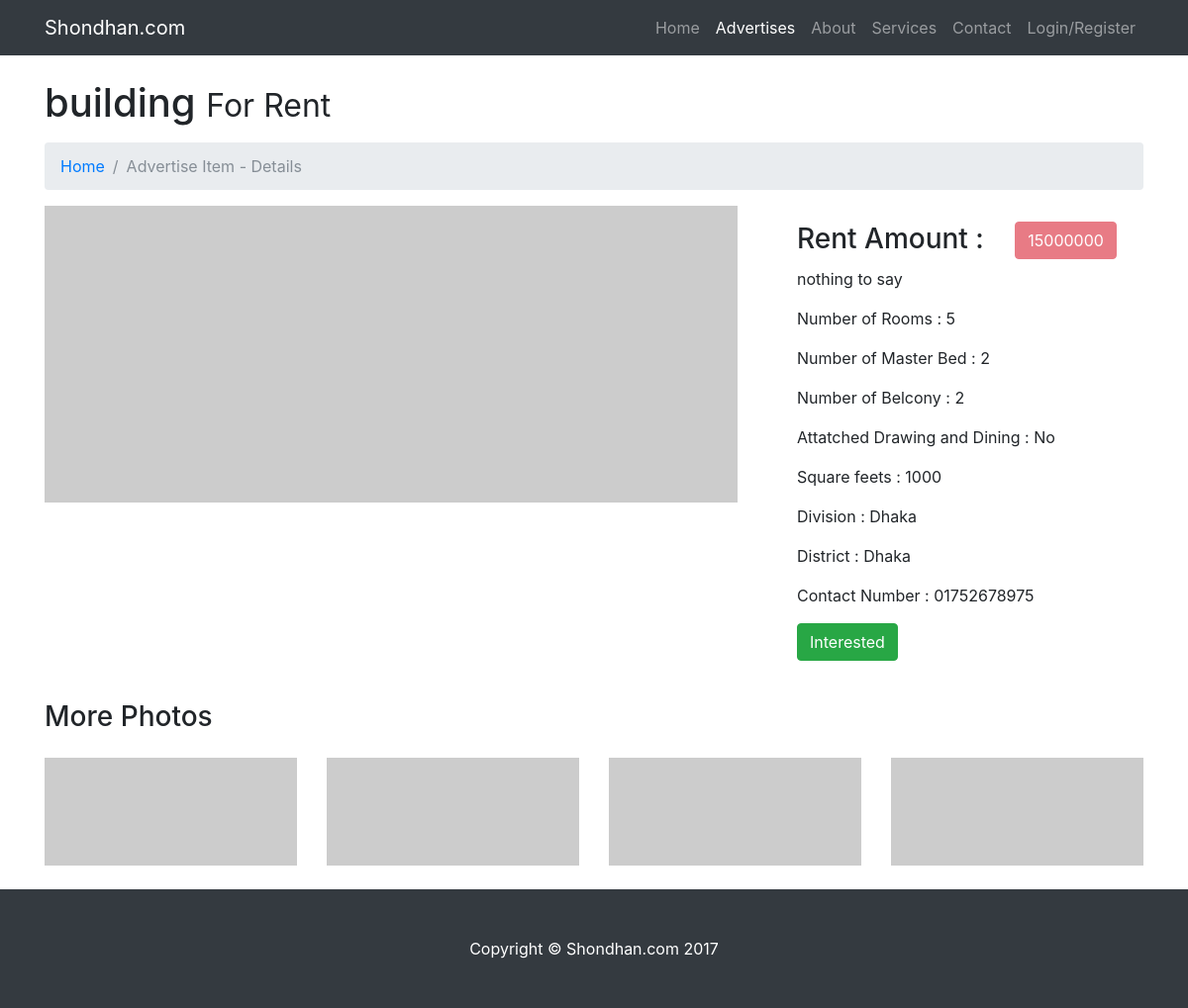
Page /portfolio-item.php?aid=6 on the committed database.
### tables this page shows
CREATE TABLE `advertises` (
  `aid` int(10) NOT NULL,
  `addOwner` varchar(20) NOT NULL,
  `addOwnerID` int(10) NOT NULL,
  `addFor` varchar(10) NOT NULL,
  `addType` varchar(15) DEFAULT NULL,
  `bed` int(4) NOT NULL,
  `masterBeed` int(4) NOT NULL,
  `belcony` int(4) NOT NULL,
  `attachedDD` varchar(5) DEFAULT NULL,
  `squareFeet` int(5) DEFAULT NULL,
  `price` varchar(15) NOT NULL,
  `contactNo` varchar(15) NOT NULL,
  `floor` varchar(4) DEFAULT NULL,
  `division` varchar(20) NOT NULL,
  `district` varchar(20) NOT NULL,
  `location` varchar(50) DEFAULT NULL,
  `inDetail` varchar(200) DEFAULT NULL,
  `date` varchar(12) DEFAULT NULL
);

### connectionadds.php (called while the page is built, shortened)
<?php
$username = "root";

### portfolio-item.php (the view, shortened to what this page needs)
<!DOCTYPE html>
<html lang="en">
  <head>
    <link href="vendor/bootstrap/css/bootstrap.min.css" rel="stylesheet">
    <link href="css/modern-business.css" rel="stylesheet">
  </head>
  <body>
    <?php
        require_once 'connectionadds.php';
        $conn=mysqli_connect("localhost","root","","shondhan");
            $sql="SELECT * FROM advertises where aid='{$_GET['aid']}' ";
            $query=mysqli_query($conn, $sql);
            $row=mysqli_fetch_object($query);
                    $addID = $row->aid;
                    $addOwner = $row->addOwner;
                    $addFor = $row->addFor;
                    $addType = $row->addType;
                    $bed = $row->bed;
                    $mstrBed = $row->masterBeed;
                    $belcony = $row->belcony;
                    $dAd = $row->attachedDD;
                    $sqr_ft = $row->squareFeet;
                    $price = $row->price;
                    $mobileNO = $row->contactNo;
                    $division = $row->division;
                    $district = $row->district;
                    $inDetail = $row->inDetail;
                $dir = "uploads\\shondhan_users\\";
                $addDir = $dir . "$addOwner\\"."$addID\\";
                $picName = "$addOwner"."$addID";
                $picPath1 = "$addDir"."$picName"."0";
      $picPath2 = "$addDir"."$picName"."1";
      $picPath3 = "$addDir"."$picName"."2";
      $picPath4 = "$addDir"."$picName"."3";
      $picPath5 = "$addDir"."$picName"."4";
                    $getPic1 = $picPath1 . ".jpg";
                    $getPic2 = $picPath2 . ".jpg";
                    $getPic3 = $picPath3 . ".jpg";
                    $getPic4 = $picPath4 . ".jpg";
                    $getPic5 = $picPath5 . ".jpg";
                    if ((file_exists($getPic1))||(file_exists($getPic2))||(file_exists($getPic3))||(file_exists($getPic4))||(file_exists($getPic5))) {
                        $getPic1 = $picPath1 . ".jpg";
                        $getPic2 = $picPath2 . ".jpg";
                        $getPic3 = $picPath3 . ".jpg";
                        $getPic4 = $picPath4 . ".jpg";
                        $getPic5 = $picPath5 . ".jpg";
                    } else {
                        $getPic1 = $picPath1 . ".jpeg";
                        $getPic2 = $picPath2 . ".jpeg";
                        $getPic3 = $picPath3 . ".jpeg";
                        $getPic4 = $picPath4 . ".jpeg";
                        $getPic5 = $picPath5 . ".jpeg";
                        if (file_exists($getPic)) {
                            $getPic1 = $picPath1 . ".jpeg";
                        $getPic2 = $picPath2 . ".jpeg";
                        $getPic3 = $picPath3 . ".jpeg";
                        $getPic4 = $picPath4 . ".jpeg";
                        $getPic5 = $picPath5 . ".jpeg";
                        } else {
                            $getPic1 = $picPath1 . ".png";
                            $getPic2 = $picPath2 . ".png";
                            $getPic3 = $picPath3 . ".png";
                            $getPic4 = $picPath4 . ".png";
                            $getPic5 = $picPath5 . ".png";
                            if (file_exists($getPic)) {
                                $getPic1 = $picPath1 . ".png";
                            $getPic2 = $picPath2 . ".png";
                            $getPic3 = $picPath3 . ".png";
                            $getPic4 = $picPath4 . ".png";
                            $getPic5 = $picPath5 . ".png";
                            } else {
                                $getPic1 = $picPath1 . ".gif";
                                $getPic2 = $picPath2 . ".gif";
                                $getPic3 = $picPath3 . ".gif";
                                $getPic4 = $picPath4 . ".gif";
                                $getPic5 = $picPath5 . ".gif";
                                if (file_exists($getPic)) {
                                    $getPic1 = $picPath1 . ".gif";
                                $getPic2 = $picPath2 . ".gif";
                                $getPic3 = $picPath3 . ".gif";
                                $getPic4 = $picPath4 . ".gif";
                                $getPic5 = $picPath5 . ".gif";
                                } else {
                                    $getPic1 ="http://placehold.it/700x300";
                                    $getPic2 ="http://placehold.it/700x300";
                                    $getPic3 ="http://placehold.it/700x300";
                                    $getPic4 ="http://placehold.it/700x300";
                                    $getPic5 ="http://placehold.it/700x300";
                                }
                            }
                        }
                    }
      ?>
    <nav class="navbar fixed-top navbar-expand-lg navbar-dark bg-dark fixed-top">
      <div class="container">
        <a class="navbar-brand" href="index.php">Shondhan.com</a>
        <div class="collapse navbar-collapse" id="navbarResponsive">
          <ul class="navbar-nav ml-auto">
            <li class="nav-item">
              <a class="nav-link" href="index.php">Home</a>
            </li>
            <li class="nav-item active">
              <a class="nav-link" href="portfolio-1-col.php">Advertises</a>
            </li>
            <li class="nav-item">
              <a class="nav-link" href="about.html">About</a>
            </li>
            <li class="nav-item">
              <a class="nav-link" href="services.html">Services</a>
            </li>
            <li class="nav-item">
              <a class="nav-link" href="contact.php">Contact</a>
            </li>
            <?php
                        if (isset($_SESSION['username'])) {
                    ?>
            <li class="nav-item">
              <a class="nav-link" href="myprofile.php"><?php echo $username; ?></a>
            </li>
            <li class="nav-item">
              <a class="nav-link" href="?logout">Logout</a>
            </li>
            <?php
                        }else{
                    ?>
            <li class="nav-item">
              <a class="nav-link" href="logreg.php">Login/Register</a>
            </li>
            <?php
                        }
                    ?>
          </ul>
        </div>
      </div>
    </nav>
    <div class="container">
      <h1 class="mt-4 mb-3"><?php echo $addType; ?>
        <small> For <?php echo $addFor; ?></small>
      </h1>
      <ol class="breadcrumb">
        <li class="breadcrumb-item">
          <a href="index.php">Home</a>
        </li>
        <li class="breadcrumb-item active">Advertise Item - Details</li>
      </ol>
      <div class="row">
        <div class="col-md-8">
          <img class="img-fluid" src="<?php echo $getPic1; ?>" alt="">
        </div>
        <div class="col-md-4" id="<?php echo $addID; ?>">
        <div class="my-3">
          <h3><?php echo $addFor; ?> Amount : <a class="btn btn-danger disabled ml-4" href=""><?php echo $price; ?>
          </a></h3>
          <p><?php echo $inDetail; ?></p>
          <p class="information"> Number of Rooms : <span class="t-rooms"><?php echo $bed; ?></span></p>
          <p class="information"> Number of Master Bed : <span class="mb-rooms"><?php echo $mstrBed; ?></span></p>
          <p class="information"> Number of Belcony : <span class="belcony"><?php echo $belcony; ?></span></p>
          <p class="information"> Attatched Drawing and Dining : <span class="a-dd"><?php echo $dAd; ?></span></p>
          <p class="information"> Square feets : <span class="sqr-ft"><?php echo $sqr_ft; ?></span></p>
          <p class="information"> Division : <span class="division"><?php echo $division; ?></span></p>
          <p class="information"> District : <span class="district"><?php echo $district; ?></span></p>
          <p class="information"> Contact Number : <span class="contact"><?php echo $mobileNO; ?></span></p>
          <?php
                        if($username!=$addOwner)
                        {
                    ?>
          <a class="btn btn-success" href="?interest=<?php echo $addID; ?> ">Interested
          </a>
                              <?php
                        }
                    ?>
        </div>
      </div>
      </div>
      <h3 class="my-4">More Photos</h3>
      <div class="row">
        <div class="col-md-3 col-sm-6 mb-4">
          <a href="<?php echo $getPic2; ?>">
            <img class="img-fluid" src="<?php echo $getPic2; ?>" alt="">
          </a>
        </div>
        <div class="col-md-3 col-sm-6 mb-4">
          <a href="<?php echo $getPic3; ?>">
            <img class="img-fluid" src="<?php echo $getPic3; ?>" alt="">
          </a>
        </div>
        <div class="col-md-3 col-sm-6 mb-4">
          <a href="<?php echo $getPic4; ?>">
            <img class="img-fluid" src="<?php echo $getPic4; ?>" alt="">
          </a>
        </div>
        <div class="col-md-3 col-sm-6 mb-4">
          <a href="<?php echo $getPic5; ?>">
            <img class="img-fluid" src="<?php echo $getPic5; ?>" alt="">
          </a>
        </div>
      </div>
    </div>
    <footer class="py-5 bg-dark">
      <div class="container">
        <p class="m-0 text-center text-white">Copyright &copy; Shondhan.com 2017</p>
      </div>
    </footer>
  </body>
</html>

### css/modern-business.css (style rules this page uses)
body { padding-top: 54px; }
@media (min-width: 992px) { body { padding-top: 56px; } }

### rows in the picture
advertises: addType "building", addFor "Rent", price "15000000", inDetail "nothing to say", bed "5", masterBeed "2", belcony "2", attachedDD "No", squareFeet "1000", division "Dhaka", district "Dhaka", contactNo "01752678975"
